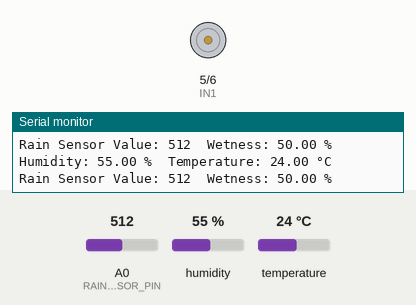
A sketch run on a simulated Arduino Uno, built with avr-gcc and run on an emulated ATmega328P. Parts: motor-driver pin pairs drawn as motors (green arrow = first pin HIGH = forward, orange = second pin HIGH = backward, longer = more drive, scaled by the enable pin), the last lines printed to the serial monitor. Inputs (shaded band) come from the test bench; at power-on: A0 (RAIN_SENSOR_PIN) = 512, humidity 55 %, temperature 24 °C.

Above: at 4.8 s.
4.9 s: A0 (RAIN_SENSOR_PIN) set to 419
7.9 s: A0 (RAIN_SENSOR_PIN) set to 391
At 9.4 s:
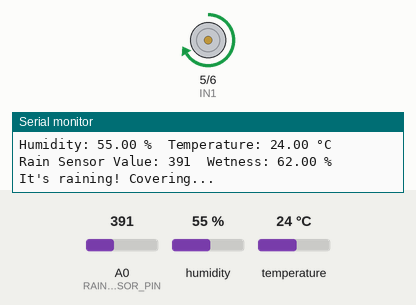
17.3 s: A0 (RAIN_SENSOR_PIN) set to 511
At 20.2 s:
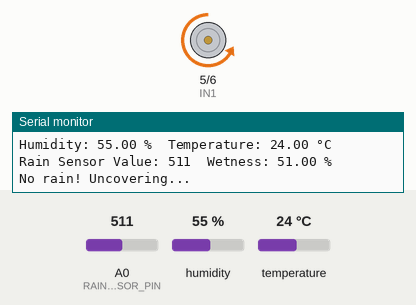
Timing chart, 0 to 29.7 s (numbered marks = the images above; inputs shaded):
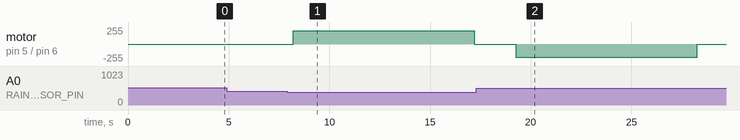

The sketch:

finalcode.ino
```cpp
 #include "DHT.h"

// Define the DHT type and the pin it's connected to
#define DHTPIN 2       // Pin connected to the DATA pin of DHT11
#define DHTTYPE DHT11  // DHT 11 sensor

// Initialize the DHT sensor
DHT dht(DHTPIN, DHTTYPE);

// Define motor control pins
int IN1 = 5;  // Motor driver input pin 1
int IN2 = 6;  // Motor driver input pin 2
int EN = 9;   // Motor driver enable pin for PWM (optional for speed control)

// Define the rain sensor pin
#define RAIN_SENSOR_PIN A0 // Analog pin connected to the rain sensor

// Variable to store rain detection state
bool isRaining = false;

void setup() {
  Serial.begin(9600); // Start serial communication
  Serial.println("DHT11 and Rain Sensor Test!");

  dht.begin(); // Initialize the DHT sensor

  // Set motor control pins as output
  pinMode(IN1, OUTPUT);
  pinMode(IN2, OUTPUT);
  pinMode(EN, OUTPUT);  // If using PWM for speed control
}

void loop() {
  // Wait a few seconds between readings
  delay(2000);

  // Read temperature and humidity from DHT11
  float humidity = dht.readHumidity();
  float temperature = dht.readTemperature();

  // Check if the readings from the DHT sensor failed
  if (isnan(humidity) || isnan(temperature)) {
    Serial.println("Failed to read from DHT sensor!");
  } else {
    // Print DHT sensor results to the Serial Monitor
    Serial.print("Humidity: ");
    Serial.print(humidity);
    Serial.print(" %\t");
    Serial.print("Temperature: ");
    Serial.print(temperature);
    Serial.println(" °C");
  }

  // Read rain sensor value
  int rainValue = analogRead(RAIN_SENSOR_PIN);

  // Convert the rain sensor value to a more meaningful range (0-100% wetness)
  float wetnessPercentage = map(rainValue, 0, 1023, 100, 0);

  // Print rain sensor results to the Serial Monitor
  Serial.print("Rain Sensor Value: ");
  Serial.print(rainValue);
  Serial.print("\tWetness: ");
  Serial.print(wetnessPercentage);
  Serial.println(" %");

  // Check rain status and act accordingly
  if (wetnessPercentage > 60) {
    if (!isRaining) {  // If it's raining and motor is not already stopped
      Serial.println("It's raining! Covering...");
      moveMotorForward();  // Move motor to cover
      isRaining = true;  // Set the rain status to true
    }
  } else {
    if (isRaining) {  // If rain stops and motor is not already uncovering
      Serial.println("No rain! Uncovering...");
      moveMotorBackward();  // Move motor to uncover
      isRaining = false;  // Set the rain status to false
    }
  }

  Serial.println(); // Blank line for readability
}

// Function to move the motor forward (covering action)
void moveMotorForward() {
  // Run motor forward by setting IN1 HIGH and IN2 LOW
  digitalWrite(IN1, HIGH);   // Motor runs forward
  digitalWrite(IN2, LOW);    // Motor runs forward
  analogWrite(EN, 200);      // Set motor speed (0 to 255, 255 = full speed)

  // Run motor for a set time (e.g., 3 seconds for covering)
  delay(9000);  // Motor runs forward for 3 seconds

  // Stop motor after running forward
  digitalWrite(IN1, LOW);    // Stop motor
  digitalWrite(IN2, LOW);    // Stop motor
}

// Function to move the motor backward (uncovering action)
void moveMotorBackward() {
  // Run motor backward by setting IN1 LOW and IN2 HIGH
  digitalWrite(IN1, LOW);   // Motor runs backward
  digitalWrite(IN2, HIGH);  // Motor runs backward
  analogWrite(EN, 200);     // Set motor speed (0 to 255, 255 = full speed)

  // Run motor for a set time (e.g., 3 seconds for uncovering)
  delay(9000);  // Motor runs backward for 3 seconds

  // Stop motor after running backward
  digitalWrite(IN1, LOW);    // Stop motor
  digitalWrite(IN2, LOW);    // Stop motor
}
```

Measured:
- the behaviour switches between 410 and 409 on A0 (RAIN_SENSOR_PIN) (found by bisection; images 0 and 1)
- after the input at 7.9 s, motor on pin 5 (IN1) / pin 6 (IN2): stopped → forward 200/255 after 0.30 s, → stopped 9.0 s later
- after the input at 17.3 s, motor on pin 5 (IN1) / pin 6 (IN2): stopped → backward 200/255 after 2.0 s, → stopped 9.0 s later
